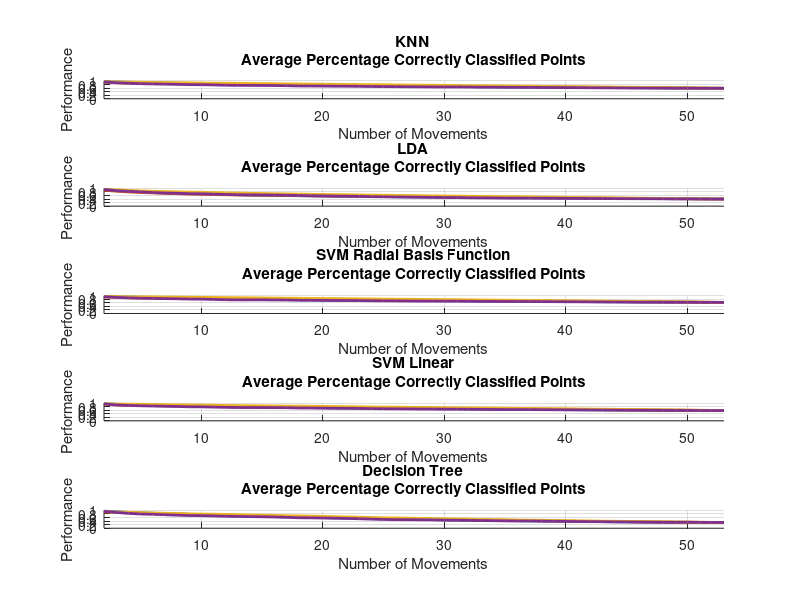

MATLAB code to generate this figure: (Note: this script raises an error after producing the figure.)
%% Plot results
% Takes results.m file produced by compileResults.m and produces a pretty
% graph
% Adam Hartwell 2016

%% Housekeeping
clear; clc;

load results

% Next 3 need to be kept coherent
resultNames = {
                'resultsMean';
                'resultsKL';
                'resultsSuper';
                'resultsArb'
                };

xNames = {
            'xMean';
            'xKL';
            'xClass';
            'xArb'
            };

legendEntries = {
                    'Mean Distance';
                    'KL Divergence';
                    'Superset Performance';
                    'Arbitary'
                    };

titles = {
         {'KNN'; 'Average Percentage Correctly Classified Points'};
         {'LDA'; 'Average Percentage Correctly Classified Points'};
         {'SVM Radial Basis Function' ; 'Average Percentage Correctly Classified Points'};
         {'SVM Linear'; 'Average Percentage Correctly Classified Points'};
         {'Decision Tree' 'Average Percentage Correctly Classified Points'}
         };

figure(1); clf reset
for classifier = 1:size(titles)
    for metric = 1:size(resultNames)
        subplot(5,1,classifier)
        hold on;

        eval(['plot(2:53,' resultNames{metric} '(classifier,:),''linewidth'',2)']);

        title(titles{classifier})
        ylim([0 1])
        xlim([2 53])

        ylabel('Performance');
        xlabel('Number of Movements');

        grid on;
        grid minor;
        hold off;
    end
end

legend(legendEntries{1},legendEntries{2},legendEntries{3},legendEntries{4}, ...
    'position', 'southoutside','Orientation','horizontal')


